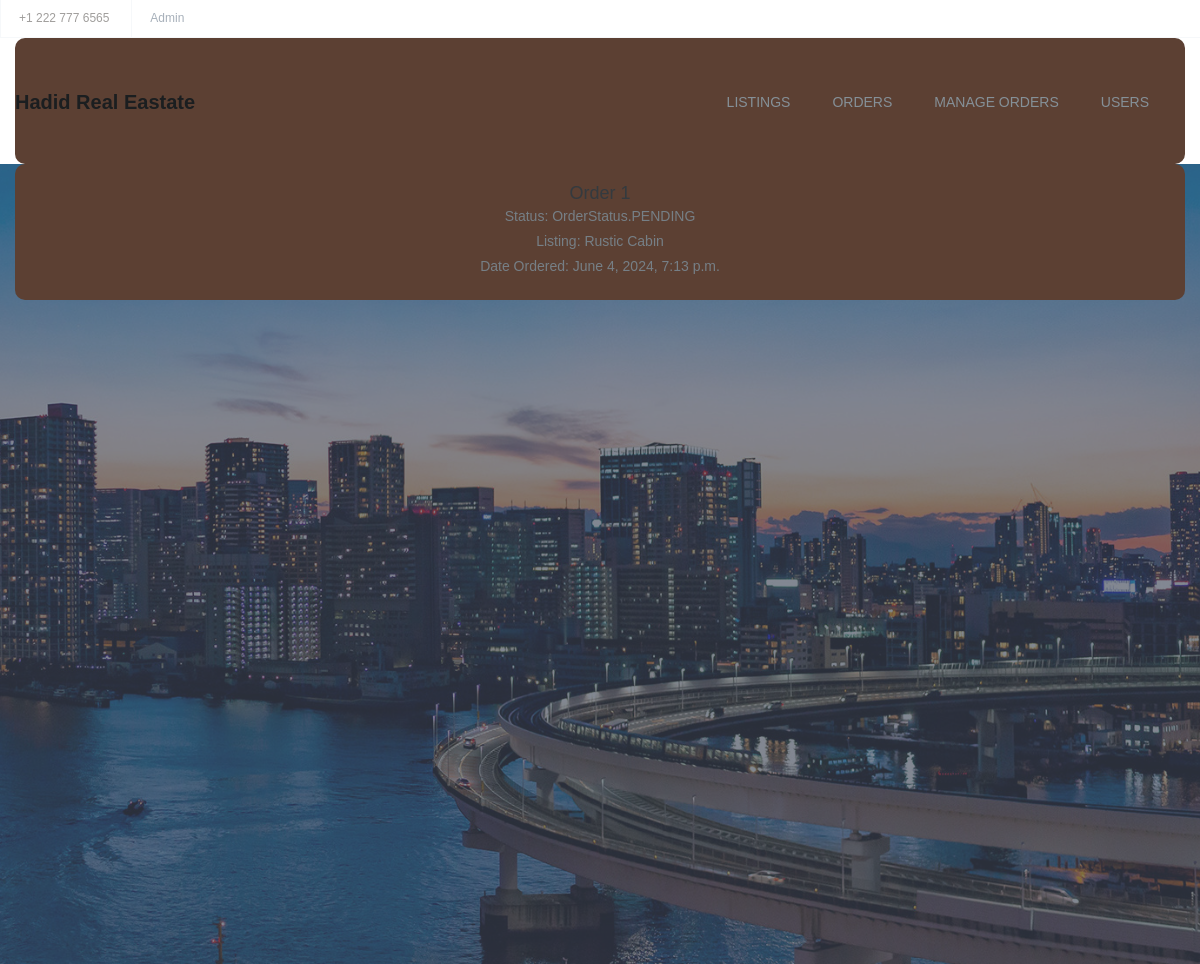
/orders/1/ (signed in), run on an earlier commit of the app's database.
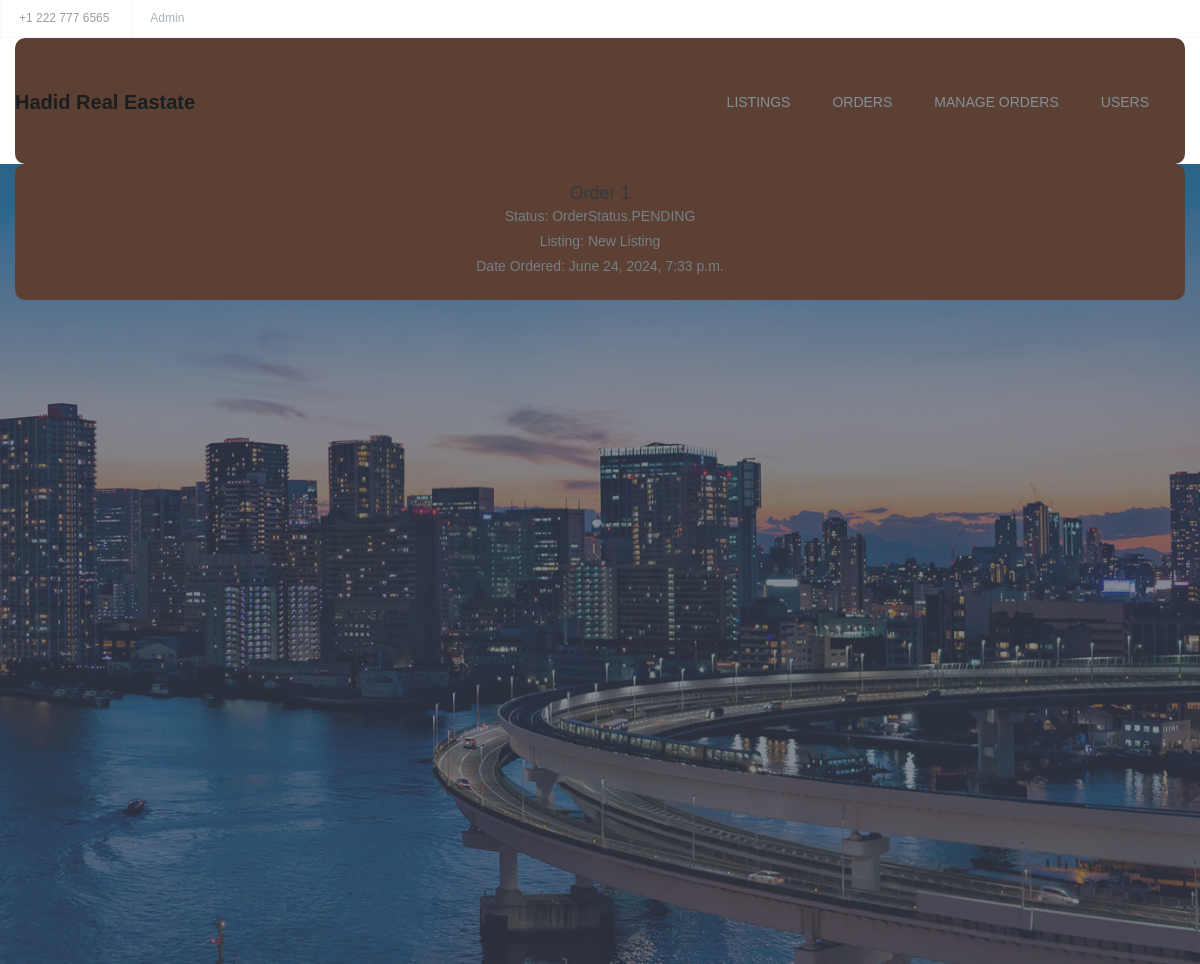
And on a later commit of the database.
### orders/models.py (models this page shows, shortened)
class Order(models.Model):
    user = models.ForeignKey(User, on_delete=models.CASCADE)
    listing = models.ForeignKey(Listing, on_delete=models.CASCADE)
    date_ordered = models.DateTimeField(auto_now_add=True)
    status = models.CharField(
        max_length=20,
        choices=[(status.name, status.value) for status in OrderStatus],
        default=OrderStatus.PENDING.name
    )
    created_on = models.DateTimeField(auto_now_add=True, null=True)

### listings/models.py (models this page shows, shortened)
class Listing(models.Model):
    title = models.CharField(max_length=200)
    description = models.TextField()
    price = models.DecimalField(max_digits=10, decimal_places=2)
    available = models.BooleanField(default=True)
    main_img = models.ImageField(upload_to='images/', blank=True, null=True)
    created_at = models.DateTimeField(auto_now_add=True)
    updated_at = models.DateTimeField(auto_now=True)
    reserved_by_id = models.IntegerField(null=True, blank=True)
    status = models.CharField(
        max_length=20,
        choices=[(status.name,status.value) for status in OrderStatus],
        default= OrderStatus.PENDING.name
    )

### orders/views.py (the view)
# urls.py: path('<int:pk>/', views.order_detail, name='order_detail'),
@login_required
def order_detail(request, pk):
    order = get_object_or_404(Order, pk=pk)
    return render(request, 'orders/order_detail.html', {'order': order})

### orders/models.py (called while the page is built)
@receiver(post_init, sender=Order)
def check_and_update_order_status_on_fetch(sender, instance, **kwargs):
    if instance.status == OrderStatus.PENDING.name and instance.date_ordered < timezone.now():
        instance.status = OrderStatus.CANCELED.name
        instance.save()

### real_estate/templates/orders/order_detail.html
{% extends 'base.html' %}
{% block content %}
  <h2>Order {{ order.id }}</h2>
  <p>Status: {{ order.status }}</p>
  <p>Listing: {{ order.listing.title }}</p>
  <p>Date Ordered: {{ order.date_ordered }}</p>
{% endblock %}

What changed in the data, as far as the page shows it:
changed Order "OrderStatus.PENDING": listing "Rustic Cabin" → "New Listing"; date_ordered "June 4, 2024, 7:13 p.m." → "June 24, 2024, 7:33 p.m."
